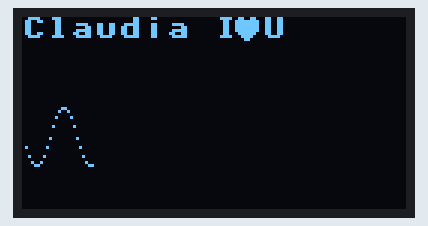
This program was run on a simulated Raspberry Pi Pico running MicroPython. Shown: 128×64 one-colour display. Library files of the repository ran but are not shown: sh1106.py; what the program prints to the serial console is not drawn. At 3.9 s the program stops and its outputs stay as they are.

Above: at 0.8 s.
At 1.5 s:
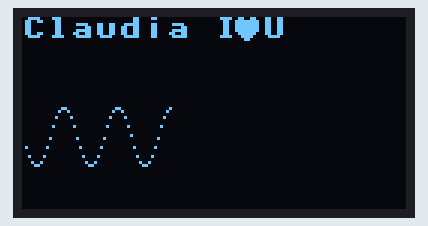
At 2.2 s:
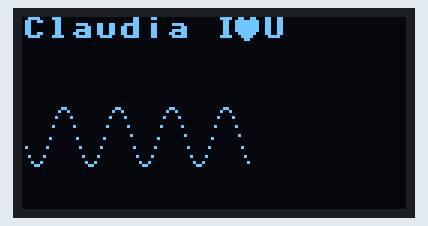
At 2.9 s:
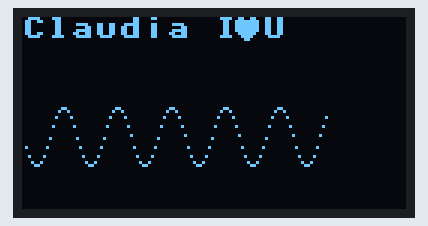
At 3.6 s:
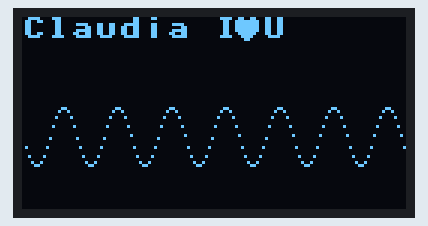

The program:

oled.py
```python
from machine import Pin, I2C
from time import sleep_ms
from sh1106 import SH1106_I2C
#from ssd1306 import SSD1306_I2C
import math

import framebuf

i2c = I2C(1, scl = Pin( 19), sda= Pin(18))
print(i2c.scan())
#oled = SSD1306_I2C(128, 64, i2c)
oled = SH1106_I2C(128, 64, i2c)

oled.rotate(True)
x = 0

def drawCircle():
    pass

x = 0

oled.fill(0)
oled.text("Claudia I U", 0,0,1)
matrix = [
'01100110',
'11111111',
'11111111',
'11111111',
'11111111',
'01111110',
'00111100',
'00011000'
]
y = 0
for row in matrix:
    x = 71
    for k in row:
        if k == '1':
            oled.pixel(x, y, 1)
        x = x +1
    y = y + 1
x = 0
while x < 140:
    x += 1
    y = math.sin(math.radians(x*20))
    y = int(y * 10 + 40)

    oled.pixel(x, y, 1)
    oled.show()
```

Measured:
- what the display in image 1 shows lasts 0.7 s, from 1.4 s to 2.1 s
